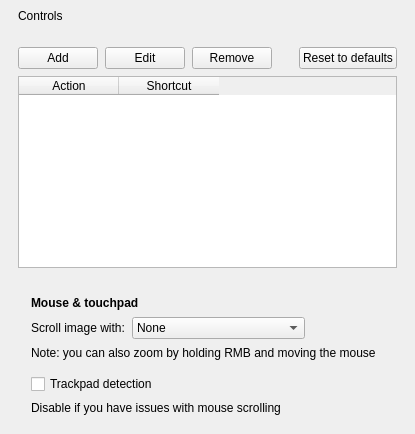
         <widget class="QWidget" name="Controls">
          <layout class="QVBoxLayout" name="verticalLayout_28">
           <property name="spacing">
            <number>9</number>
           </property>
           <property name="leftMargin">
            <number>18</number>
           </property>
           <property name="topMargin">
            <number>9</number>
           </property>
           <property name="rightMargin">
            <number>18</number>
           </property>
           <property name="bottomMargin">
            <number>9</number>
           </property>
           <item>
            <widget class="QLabel" name="label_29">
             <property name="accessibleName">
              <string notr="true">SHeaderText</string>
             </property>
             <property name="text">
              <string>Controls</string>
             </property>
            </widget>
           </item>
           <item>
            <widget class="QWidget" name="widget_5" native="true">
             <property name="accessibleName">
              <string notr="true">SHeaderLine</string>
             </property>
            </widget>
           </item>
           <item>
            <spacer name="verticalSpacer_10">
             <property name="orientation">
              <enum>Qt::Vertical</enum>
             </property>
             <property name="sizeType">
              <enum>QSizePolicy::Fixed</enum>
             </property>
             <property name="sizeHint" stdset="0">
              <size>
               <width>20</width>
               <height>6</height>
              </size>
             </property>
            </spacer>
           </item>
           <item>
            <layout class="QVBoxLayout" name="verticalLayout_33">
             <property name="spacing">
              <number>7</number>
             </property>
             <property name="leftMargin">
              <number>0</number>
             </property>
             <property name="topMargin">
              <number>0</number>
             </property>
             <property name="rightMargin">
              <number>0</number>
             </property>
             <property name="bottomMargin">
              <number>0</number>
             </property>
             <item>
              <layout class="QHBoxLayout" name="horizontalLayout_2">
               <item>
                <widget class="QPushButton" name="pushButton_2">
                 <property name="sizePolicy">
                  <sizepolicy hsizetype="Minimum" vsizetype="Minimum">
                   <horstretch>0</horstretch>
                   <verstretch>0</verstretch>
                  </sizepolicy>
                 </property>
                 <property name="minimumSize">
                  <size>
                   <width>0</width>
                   <height>0</height>
                  </size>
                 </property>
                 <property name="text">
                  <string>Add</string>
                 </property>
                </widget>
               </item>
               <item>
                <widget class="QPushButton" name="pushButton_8">
                 <property name="text">
                  <string>Edit</string>
                 </property>
                </widget>
               </item>
               <item>
                <widget class="QPushButton" name="pushButton_4">
                 <property name="sizePolicy">
                  <sizepolicy hsizetype="Minimum" vsizetype="Minimum">
                   <horstretch>0</horstretch>
                   <verstretch>0</verstretch>
                  </sizepolicy>
                 </property>
                 <property name="text">
                  <string>Remove</string>
                 </property>
                </widget>
               </item>
               <item>
                <spacer name="horizontalSpacer_2">
                 <property name="orientation">
                  <enum>Qt::Horizontal</enum>
                 </property>
                 <property name="sizeType">
                  <enum>QSizePolicy::MinimumExpanding</enum>
                 </property>
                 <property name="sizeHint" stdset="0">
                  <size>
                   <width>20</width>
                   <height>20</height>
                  </size>
                 </property>
                </spacer>
               </item>
               <item>
                <widget class="QPushButton" name="pushButton_3">
                 <property name="sizePolicy">
                  <sizepolicy hsizetype="Preferred" vsizetype="Preferred">
                   <horstretch>0</horstretch>
                   <verstretch>0</verstretch>
                  </sizepolicy>
                 </property>
                 <property name="text">
                  <string>Reset to defaults</string>
                 </property>
                </widget>
               </item>
              </layout>
             </item>
             <item>
              <widget class="QTableWidget" name="shortcutsTableWidget">
               <property name="sizePolicy">
                <sizepolicy hsizetype="Expanding" vsizetype="Expanding">
                 <horstretch>0</horstretch>
                 <verstretch>1</verstretch>
                </sizepolicy>
               </property>
               <property name="editTriggers">
                <set>QAbstractItemView::NoEditTriggers</set>
               </property>
               <property name="alternatingRowColors">
                <bool>true</bool>
               </property>
               <property name="selectionMode">
                <enum>QAbstractItemView::SingleSelection</enum>
               </property>
               <property name="selectionBehavior">
                <enum>QAbstractItemView::SelectRows</enum>
               </property>
               <property name="sortingEnabled">
                <bool>false</bool>
               </property>
               <attribute name="verticalHeaderVisible">
                <bool>false</bool>
               </attribute>
               <column>
                <property name="text">
                 <string>Action</string>
                </property>
               </column>
               <column>
                <property name="text">
                 <string>Shortcut</string>
                </property>
               </column>
              </widget>
             </item>
            </layout>
           </item>
           <item>
            <spacer name="verticalSpacer_18">
             <property name="orientation">
              <enum>Qt::Vertical</enum>
             </property>
             <property name="sizeType">
              <enum>QSizePolicy::Fixed</enum>
             </property>
             <property name="sizeHint" stdset="0">
              <size>
               <width>20</width>
               <height>9</height>
              </size>
             </property>
            </spacer>
           </item>
           <item>
            <widget class="QWidget" name="widget_12" native="true">
             <property name="accessibleName">
              <string notr="true">SGroup</string>
             </property>
             <layout class="QVBoxLayout" name="verticalLayout_21">
              <property name="spacing">
               <number>7</number>
              </property>
              <property name="leftMargin">
               <number>13</number>
              </property>
              <property name="topMargin">
               <number>10</number>
              </property>
              <property name="rightMargin">
               <number>13</number>
              </property>
              <property name="bottomMargin">
               <number>10</number>
              </property>
              <item>
               <widget class="QLabel" name="title4">
                <property name="font">
                 <font>
                  <bold>true</bold>
                 </font>
                </property>
                <property name="text">
                 <string>Mouse &amp; touchpad</string>
                </property>
               </widget>
              </item>
              <item>
               <layout class="QHBoxLayout" name="horizontalLayout_12">
                <property name="leftMargin">
                 <number>0</number>
                </property>
                <property name="topMargin">
                 <number>0</number>
                </property>
                <property name="rightMargin">
                 <number>0</number>
                </property>
                <property name="bottomMargin">
                 <number>0</number>
                </property>
                <item>
                 <widget class="QLabel" name="label_28">
                  <property name="text">
                   <string>Scroll image with:</string>
                  </property>
                 </widget>
                </item>
                <item>
                 <widget class="QComboBox" name="imageScrollingComboBox">
                  <item>
                   <property name="text">
                    <string>None</string>
                   </property>
                  </item>
                  <item>
                   <property name="text">
                    <string>Touchpad</string>
                   </property>
                  </item>
                  <item>
                   <property name="text">
                    <string>Touchpad &amp; Mouse Wheel</string>
                   </property>
                  </item>
                 </widget>
                </item>
                <item>
                 <spacer name="horizontalSpacer_31">
                  <property name="orientation">
                   <enum>Qt::Horizontal</enum>
                  </property>
                  <property name="sizeHint" stdset="0">
                   <size>
                    <width>40</width>
                    <height>20</height>
                   </size>
                  </property>
                 </spacer>
                </item>
               </layout>
              </item>
              <item>
               <widget class="QLabel" name="label_52">
                <property name="accessibleName">
                 <string notr="true">SNoteText</string>
                </property>
                <property name="text">
                 <string>Note: you can also zoom by holding RMB and moving the mouse</string>
                </property>
               </widget>
              </item>
              <item>
               <widget class="QWidget" name="widget_29" native="true">
                <property name="accessibleName">
                 <string notr="true">SLine</string>
                </property>
               </widget>
              </item>
              <item>
               <widget class="QCheckBox" name="trackpadDetectionCheckBox">
                <property name="text">
                 <string>Trackpad detection</string>
                </property>
               </widget>
              </item>
              <item>
               <widget class="QLabel" name="label_7">
                <property name="accessibleName">
                 <string notr="true">SNoteText</string>
                </property>
                <property name="text">
                 <string>Disable if you have issues with mouse scrolling</string>
                </property>
               </widget>
              </item>
             </layout>
            </widget>
           </item>
          </layout>
         </widget>
